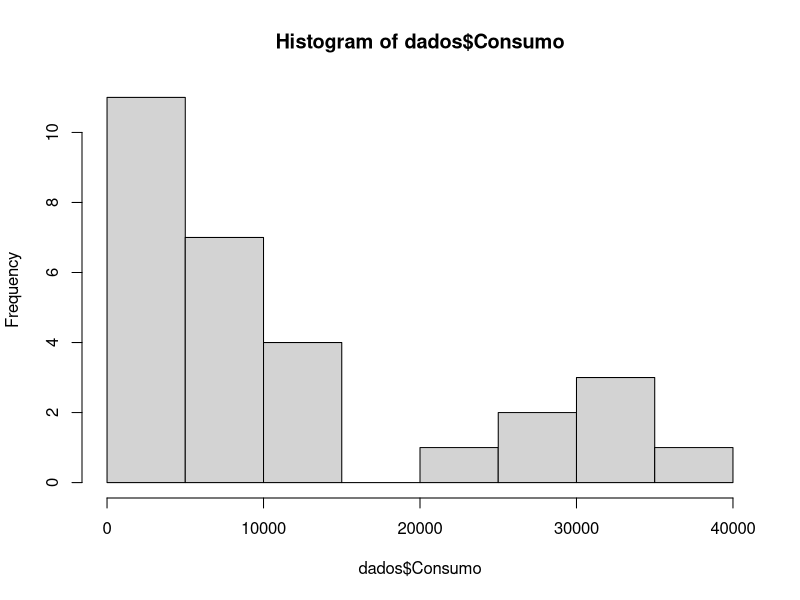
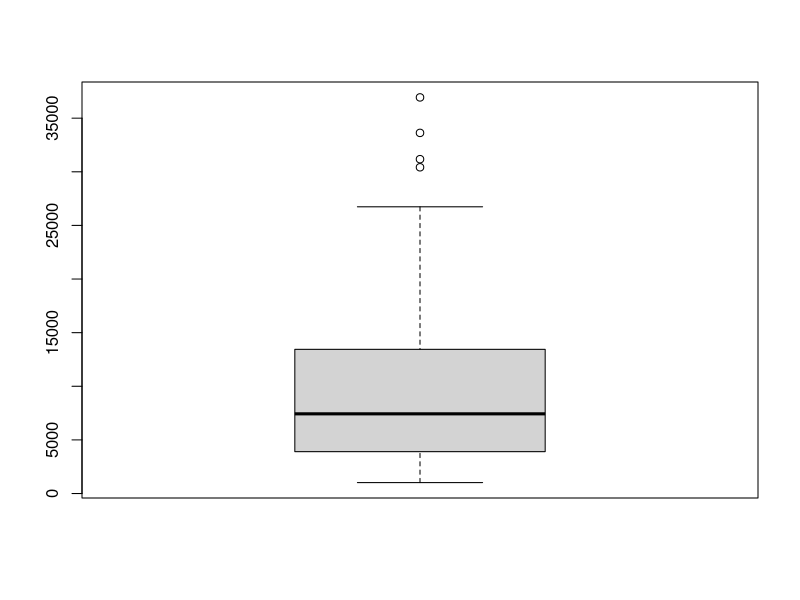
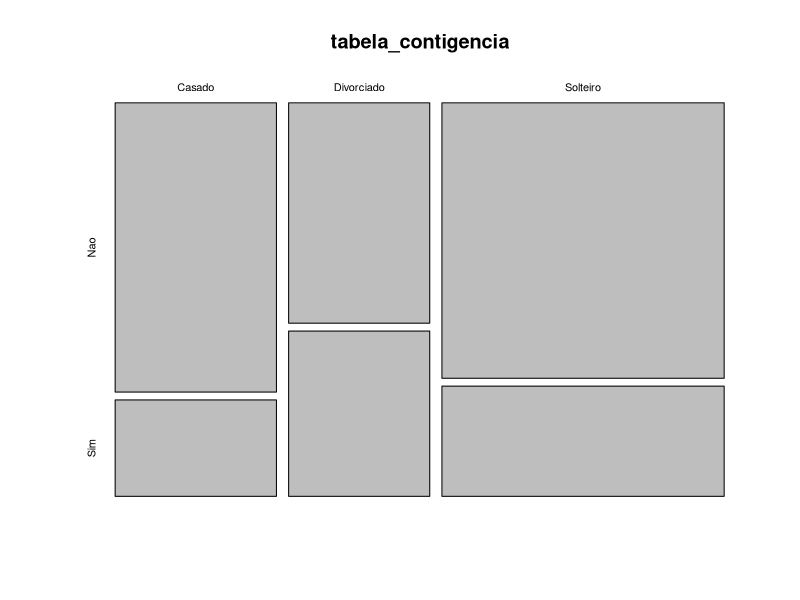
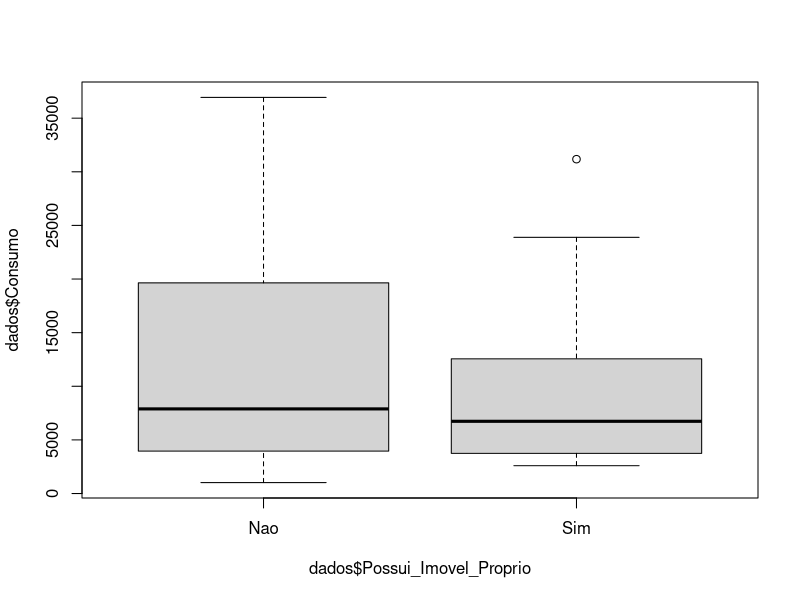

These figures' R source, in order: (Note: this script raises an error after producing the figures.)
## ---- chunk 1
dados <- data.frame(
  Consumo = c(2595, 8470, 4007, 6734, 33628, 3903, 
              13444, 12560, 31176, 5435, 26736, 3728, 8684, 8356, 36936, 3744, 
              30420, 5958, 1019, 11688, 4442, 2640, 23888, 25844, 7430, 10276, 
              3381, 3512, 4957),
  Estado_Civil = c("Divorciado", "Casado", "Divorciado", 
                   "Casado", "Solteiro", "Divorciado", "Solteiro", "Solteiro", "Solteiro", 
                   "Casado", "Solteiro", "Divorciado", "Solteiro", "Solteiro", "Solteiro", 
                   "Divorciado", "Solteiro", "Divorciado", "Divorciado", "Solteiro", 
                   "Casado", "Solteiro", "Solteiro", "Solteiro", "Casado", "Solteiro", 
                   "Casado", "Casado", "Casado"), 
  Genero = c("Feminino", "Feminino", 
             "Masculino", "Feminino", "Feminino", "Feminino", "Feminino", 
             "Feminino", "Feminino", "Masculino", "Masculino", "Masculino", 
             "Feminino", "Feminino", "Masculino", "Masculino", "Feminino", 
             "Masculino", "Feminino", "Feminino", "Masculino", "Masculino", 
             "Masculino", "Masculino", "Masculino", "Feminino", "Feminino", 
             "Masculino", "Feminino"), 
  Idade = c(20.2585750236176, 32.1118436595569, 
            31.7467633607352, 37.8198500301827, 71.2083039792698, 29.7176362875943, 
            44.8093915220787, 35.8376118862763, 58.8385574663313, 39.9177951271474, 
            58.0550560477448, 21.778210059274, 31.7467633607352, 37.8198500301827, 
            71.2083039792698, 18.2385329827666, 61.5387187691615, 35.8376118862763, 
            20.2585750236176, 39.9177951271474, 37.9148802474609, 23.3568492662162, 
            54.9958059606044, 61.2973920327649, 34.58738731516, 29.7176362875943, 
            19.2584996796213, 20.2585750236176, 37.8080561311484), 
  Renda_Mensal = c(1985.88181437971,3769.2479179441, 2291.88059431382, 2390.40280655742, 8534.7173298783, 
                   2495.88975635737, 5714.55454591117, 5832.6343267674, 6882.89867212748, 
                   2099.31900110052, 6342.50934129081, 1941.14793399086, 3575.98064224822, 
                   3589.23716442208, 8534.7173298783, 2740.46957610393, 5714.55454591117, 
                   2390.40280655742, 1635.64603350165, 4364.56455252666, 1905.53820715893, 
                   2338.3086884437, 5832.6343267674, 6882.89867212748, 3842.53578942318, 
                   4919.14670791015, 2063.01440787432, 2380.55793401061, 1985.88181437971),
  Possui_Imovel_Proprio = c("Sim", "Sim", "Nao", "Sim", "Nao", 
                            "Nao", "Nao", "Sim", "Sim", "Nao", "Nao", "Nao", "Nao", "Nao", 
                            "Nao", "Sim", "Nao", "Sim", "Nao", "Nao", "Nao", "Sim", "Sim", 
                            "Nao", "Nao", "Nao", "Nao", "Nao", "Nao")
)

View(dados)

## ---- chunk 2
hist(dados$Consumo)
## ---- chunk 3
boxplot(dados$Consumo)
## ---- chunk 4
summary(dados$Consumo)
## ---- chunk 5
tabela_contigencia <- table(dados$Estado_Civil, dados$Possui_Imovel_Proprio)

tabela_contigencia

plot(tabela_contigencia)
## ---- chunk 6
chisq.test(tabela_contigencia) #ignore a mensagem de warning de vermelho
## ---- chunk 7
boxplot(dados$Consumo ~ dados$Possui_Imovel_Proprio)
## ---- chunk 8
#Test t de Student
t.test(dados$Consumo ~ dados$Possui_Imovel_Proprio , 
       paired = FALSE, #amostras nao pareadas
       alternative = 'two.sided', #bilateral
       conf.level = 0.95 #95% de confianca
)
## ---- chunk 9
plot(y = dados$Consumo ,
     x = dados$Idade,
     pch = 16)
## ---- chunk 10
cor(dados$Consumo, dados$Idade)
## ---- chunk 11
regressao_linear <- lm(Consumo ~ Idade, data = dados)
summary(regressao_linear)
## ---- chunk 12
shapiro.test(regressao_linear$residuals)
## ---- chunk 13
hist(regressao_linear$residuals)
## ---- chunk 14
summary(dados$Renda_Mensal)
## ---- chunk 15
summary(dados$Renda_Mensal)
## ---- chunk 16
regressao_linear <- lm(Consumo ~ Idade + Renda_Mensal, data = dados)
summary(regressao_linear)
